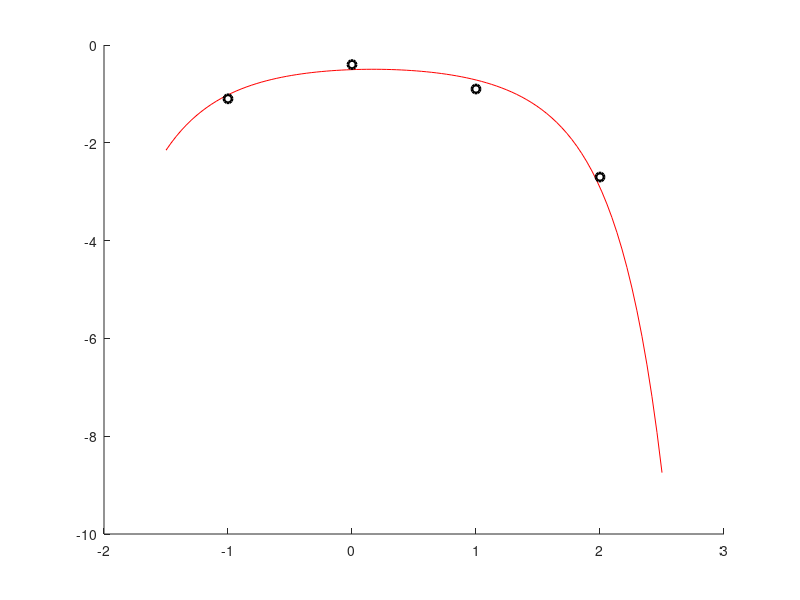

The MATLAB source for this figure:
x = [-1 0 1 2];
y1 = [-1.1 -0.4 -0.9 -2.7];
y2 = [log(-y1)];
[P]=polyfit(x,y2,2);
xx=linspace(-1.5,2.5,100);
figure(1);
hold on;
plot(xx,-1*exp(polyval(P,xx)),'r-');
plot(x,y1,'ko','linewidth',2);
